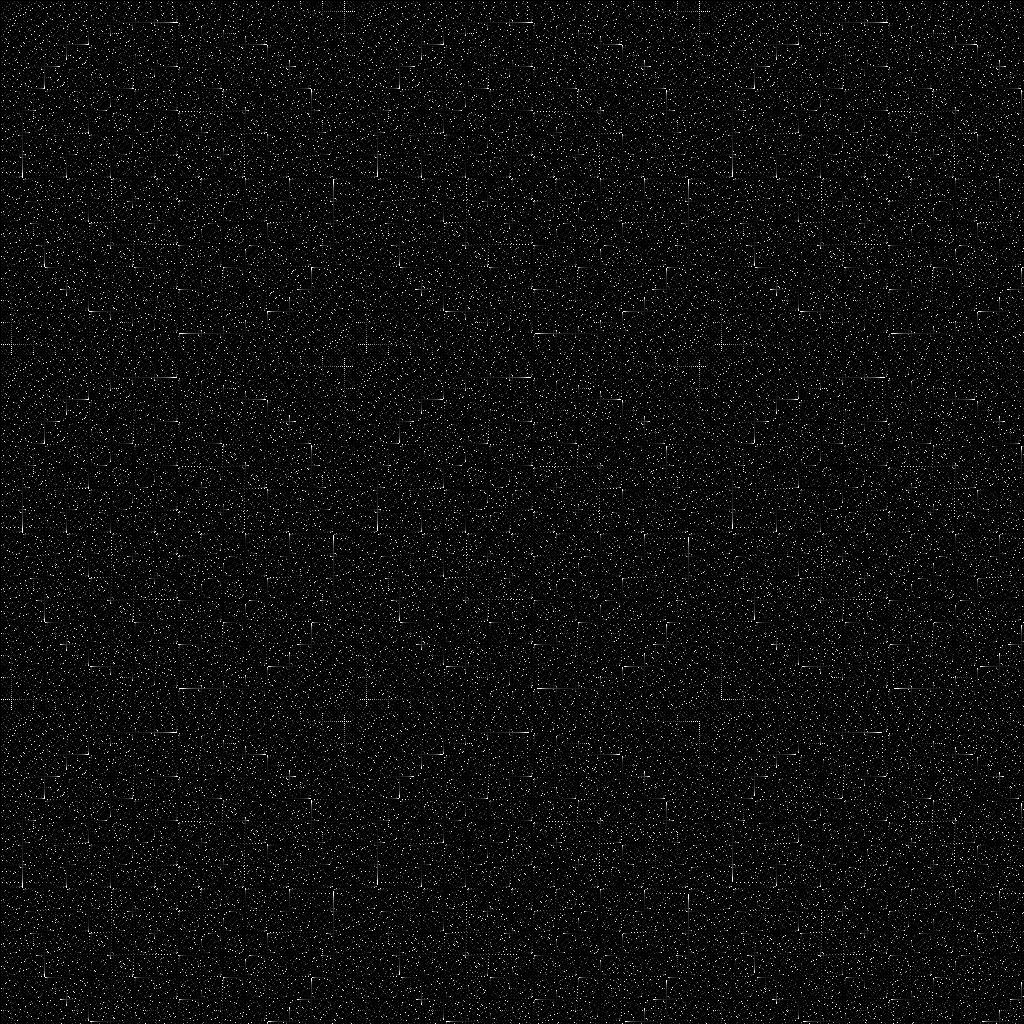

Write the Python code that produced this figure.
import PIL #匯入PIL
from PIL import Image #匯入PIL.Image
from PIL import ImageDraw #匯入PIL.ImageDraw

import PIL.Image
import PIL.ImageDraw
import math #匯入math

#定義r,g,b三個function
def r(x,y):
    return int(math.tan(x*y)*10)

def g(x,y):
    return r(x,y)

def b(x,y):
    return r(x,y)

print(r,g,b)


img = Image.new("RGB", (1024,1024), "black") #定義img為新增一個1024*1024,且為黑背景的圖

pixels = img.load()

for i in range(img.size[0]):
    for j in range(img.size[1]):
        pixels[i,j] = (r(i,j), g(i,j), b(i,j))

img.save("main.jpg", "JPEG") #儲存jpg檔案
